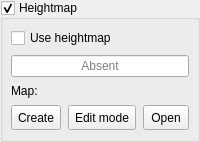
            <widget class="GroupBox" name="grpHeightmap">
             <property name="title">
              <string>Heightmap</string>
             </property>
             <property name="checkable">
              <bool>true</bool>
             </property>
             <property name="overrided" stdset="0">
              <bool>false</bool>
             </property>
             <layout class="QVBoxLayout" name="verticalLayout_16">
              <property name="leftMargin">
               <number>8</number>
              </property>
              <property name="topMargin">
               <number>8</number>
              </property>
              <property name="rightMargin">
               <number>8</number>
              </property>
              <property name="bottomMargin">
               <number>9</number>
              </property>
              <item>
               <widget class="QWidget" name="widgetHeightmap" native="true">
                <layout class="QVBoxLayout" name="verticalLayout_15">
                 <property name="spacing">
                  <number>7</number>
                 </property>
                 <property name="leftMargin">
                  <number>0</number>
                 </property>
                 <property name="topMargin">
                  <number>0</number>
                 </property>
                 <property name="rightMargin">
                  <number>0</number>
                 </property>
                 <property name="bottomMargin">
                  <number>0</number>
                 </property>
                 <item>
                  <widget class="QCheckBox" name="heightmapUse">
                   <property name="text">
                    <string>Use heightmap</string>
                   </property>
                  </widget>
                 </item>
                 <item>
                  <widget class="QLineEdit" name="heightmapFile">
                   <property name="focusPolicy">
                    <enum>Qt::NoFocus</enum>
                   </property>
                   <property name="text">
                    <string/>
                   </property>
                   <property name="alignment">
                    <set>Qt::AlignCenter</set>
                   </property>
                   <property name="readOnly">
                    <bool>true</bool>
                   </property>
                   <property name="placeholderText">
                    <string>Absent</string>
                   </property>
                  </widget>
                 </item>
                 <item>
                  <layout class="QHBoxLayout" name="horizontalLayout_22">
                   <item>
                    <widget class="QLabel" name="label_15">
                     <property name="text">
                      <string>Map:</string>
                     </property>
                    </widget>
                   </item>
                  </layout>
                 </item>
                 <item>
                  <layout class="QHBoxLayout" name="horizontalLayout_21">
                   <item>
                    <widget class="StyledToolButton" name="heightmapCreate">
                     <property name="sizePolicy">
                      <sizepolicy hsizetype="Preferred" vsizetype="Fixed">
                       <horstretch>0</horstretch>
                       <verstretch>0</verstretch>
                      </sizepolicy>
                     </property>
                     <property name="minimumSize">
                      <size>
                       <width>0</width>
                       <height>25</height>
                      </size>
                     </property>
                     <property name="text">
                      <string>Create</string>
                     </property>
                    </widget>
                   </item>
                   <item>
                    <widget class="StyledToolButton" name="heightmapMode">
                     <property name="sizePolicy">
                      <sizepolicy hsizetype="Preferred" vsizetype="Fixed">
                       <horstretch>0</horstretch>
                       <verstretch>0</verstretch>
                      </sizepolicy>
                     </property>
                     <property name="minimumSize">
                      <size>
                       <width>42</width>
                       <height>25</height>
                      </size>
                     </property>
                     <property name="text">
                      <string>Edit mode</string>
                     </property>
                     <property name="checkable">
                      <bool>true</bool>
                     </property>
                    </widget>
                   </item>
                   <item>
                    <widget class="StyledToolButton" name="heightmapLoad">
                     <property name="sizePolicy">
                      <sizepolicy hsizetype="Preferred" vsizetype="Fixed">
                       <horstretch>0</horstretch>
                       <verstretch>0</verstretch>
                      </sizepolicy>
                     </property>
                     <property name="minimumSize">
                      <size>
                       <width>0</width>
                       <height>25</height>
                      </size>
                     </property>
                     <property name="text">
                      <string>Open</string>
                     </property>
                    </widget>
                   </item>
                  </layout>
                 </item>
                </layout>
               </widget>
              </item>
             </layout>
            </widget>
